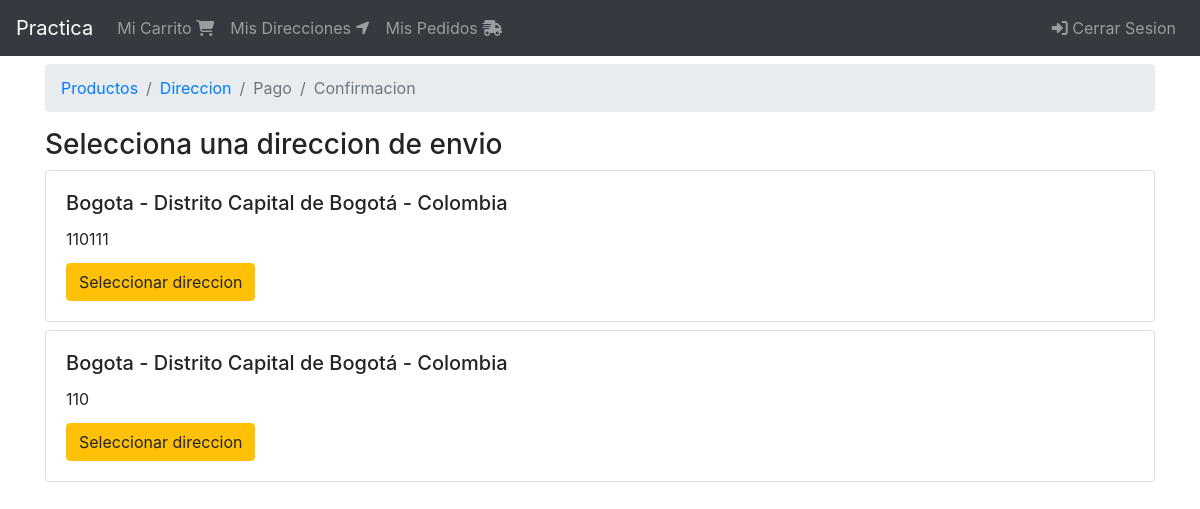
Before: /orden/seleccionar/direccion (signed in) with the older database file.
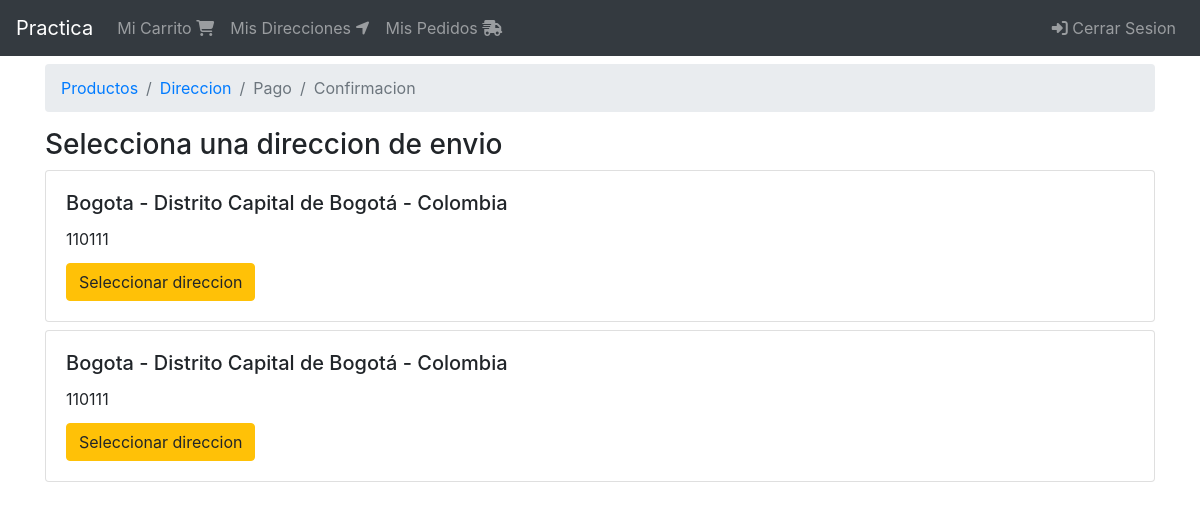
After: the same page with the newer database file.
### shipping_addresses/models.py (models this page shows, shortened)
class ShippingAddress(models.Model):
    user = models.ForeignKey(User, on_delete=models.CASCADE)
    line1 = models.CharField(max_length=200)
    line2 = models.CharField(max_length=200, blank=True)
    city = models.CharField(max_length=100)
    state = models.CharField(max_length=100)
    country = models.CharField(max_length=50)
    reference = models.CharField(max_length=200)
    postal_code = models.CharField(max_length=10)
    default = models.BooleanField(default=False)
    created_at = models.DateTimeField(auto_now_add=True)
    @property
    def address(self):
        return f'{self.city} - {self.state} - {self.country}'

### orders/views.py (the view)
# urls.py: path('seleccionar/direccion', views.select_address, name='select_address'),
@login_required(login_url='login')
def select_address(request):
    shipping_addresses = request.user.shippingaddress_set.all()
    return render(request, 'orders/select_address.html', {
        'breadcrumb': breadcrumb(address=True),
        'shipping_addresses': shipping_addresses,
    })

### orders/utils.py (called while the page is built)
def breadcrumb(products=True, address=False, payment=False, confirmation=False):
    return [
        {'title': 'Productos', 'active': products,
            'url': reverse('orders:order')},
        {'title': 'Direccion', 'active': address,
            'url': reverse('orders:address')},
        {'title': 'Pago', 'active': payment, 'url': reverse('orders:order')},
        {'title': 'Confirmacion', 'active': confirmation,
            'url': reverse('orders:order')},
    ]

### orders/templates/orders/select_address.html
{% extends 'base.html' %}
{% block breadcrumb %}
    {% include 'orders/snippets/breadcrumb.html' %}
{% endblock %}
{% block content %}
    <div class="col">
        <div class="h3">
            Selecciona una direccion de envio
        </div>
        <div class="mt-2">
            {% for shipping_address in shipping_addresses %}
                <div class="card mb-2">
                    <div class="card-body">
                        <h5 class="card-title">{{ shipping_address.address }}</h5>
                        <p class="card-title">{{ shipping_address.postal_code }}</p>
                        <a href="{% url 'orders:check_address' shipping_address.pk %}" class="btn btn-warning">Seleccionar direccion</a>
                    </div>
                </div>
            {% endfor %}
        </div>
    </div>
{% endblock %}

Changed rows visible on the page:
removed ShippingAddress: address "Bogota - Distrito Capital de Bogotá - Colombia", postal_code "110"
added ShippingAddress: address "Bogota - Distrito Capital de Bogotá - Colombia", postal_code "110111"
